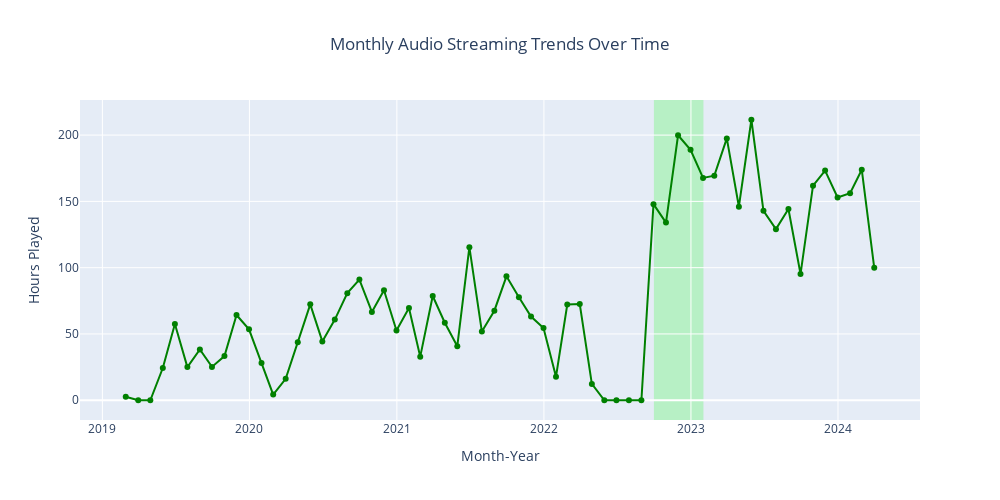

Notebook code for this chart:
### Markdown cell above
#### **Overall Streaming**

### Code cell
# Set 'ts' column as the index
indexed = spotify_data.set_index('ts', inplace=False)

# Resample the data on a monthly basis
streaming_trends = indexed.resample('M').sum()

fig = px.line(streaming_trends, x=streaming_trends.index, y=(streaming_trends['ms_played'] / (1000 * 60 * 60)).round(2),
              labels={'ts': 'Month-Year', 'y': 'Hours Played'},
              title='Monthly Audio Streaming Trends Over Time',
              color_discrete_sequence=['green'], markers=True)

fig.add_vrect(x0="2022-10-01", x1="2023-02-01", 
              fillcolor="rgba(0,255,0,0.2)", 
              layer="below", 
              line_width=0)

fig.update_layout(title=dict(text='Monthly Audio Streaming Trends Over Time', x=0.5),
                  xaxis_title='Month-Year',
                  yaxis_title='Hours Played',
                  width=1000, height=500)
fig.show()

### Figure 1 — Plotly figure (JSON) as saved in the notebook; plotly's stock layout.template omitted (floating-point values rounded to 4 significant figures)
{"data": [{"hovertemplate": "Month-Year=%{x}<br>Hours Played=%{y}<extra></extra>", "legendgroup": "", "line": {"color": "green", "dash": "solid"}, "marker": {"symbol": "circle"}, "mode": "lines+markers", "name": "", "orientation": "v", "showlegend": false, "type": "scatter", "x": ["2019-02-28T00:00:00+00:00", "2019-03-31T00:00:00+00:00", "2019-04-30T00:00:00+00:00", "2019-05-31T00:00:00+00:00", "2019-06-30T00:00:00+00:00", "2019-07-31T00:00:00+00:00", "2019-08-31T00:00:00+00:00", "2019-09-30T00:00:00+00:00", "2019-10-31T00:00:00+00:00", "2019-11-30T00:00:00+00:00", "2019-12-31T00:00:00+00:00", "2020-01-31T00:00:00+00:00", "2020-02-29T00:00:00+00:00", "2020-03-31T00:00:00+00:00", "2020-04-30T00:00:00+00:00", "2020-05-31T00:00:00+00:00", "2020-06-30T00:00:00+00:00", "2020-07-31T00:00:00+00:00", "2020-08-31T00:00:00+00:00", "2020-09-30T00:00:00+00:00", "2020-10-31T00:00:00+00:00", "2020-11-30T00:00:00+00:00", "2020-12-31T00:00:00+00:00", "2021-01-31T00:00:00+00:00", "2021-02-28T00:00:00+00:00", "2021-03-31T00:00:00+00:00", "2021-04-30T00:00:00+00:00", "2021-05-31T00:00:00+00:00", "2021-06-30T00:00:00+00:00", "2021-07-31T00:00:00+00:00", "2021-08-31T00:00:00+00:00", "2021-09-30T00:00:00+00:00", "2021-10-31T00:00:00+00:00", "2021-11-30T00:00:00+00:00", "2021-12-31T00:00:00+00:00", "2022-01-31T00:00:00+00:00", "2022-02-28T00:00:00+00:00", "2022-03-31T00:00:00+00:00", "2022-04-30T00:00:00+00:00", "2022-05-31T00:00:00+00:00", "2022-06-30T00:00:00+00:00", "2022-07-31T00:00:00+00:00", "2022-08-31T00:00:00+00:00", "2022-09-30T00:00:00+00:00", "2022-10-31T00:00:00+00:00", "2022-11-30T00:00:00+00:00", "2022-12-31T00:00:00+00:00", "2023-01-31T00:00:00+00:00", "2023-02-28T00:00:00+00:00", "2023-03-31T00:00:00+00:00", "2023-04-30T00:00:00+00:00", "2023-05-31T00:00:00+00:00", "2023-06-30T00:00:00+00:00", "2023-07-31T00:00:00+00:00", "2023-08-31T00:00:00+00:00", "2023-09-30T00:00:00+00:00", "2023-10-31T00:00:00+00:00", "2023-11-30T00:00:00+00:00", "2023-12-31T00:00:00+00:00", "2024-01-31T00:00:00+00:00", "2024-02-29T00:00:00+00:00", "2024-03-31T00:00:00+00:00"], "xaxis": "x", "y": [2.7, 0, 0, 24.28, 57.45, 25, 38.25, 25.16, 33.32, 64.29, 53.51, 28.17, 4.26, 16.19, 43.82, 72.32, 44.4, 60.85, 80.78, 91.01, 66.64, 82.97, 52.59, 69.65, 32.89, 78.64, 58.49, 40.78, 115.4, 51.79, 67.55, 93.47, 77.76, 63.17, 54.43, 17.76, 72.2, 72.6, 12.35, 0, 0, 0, 0, 147.9, 134.0, 199.9, 189.0, 167.7, 169.4, 197.5, 146.0, 211.6, 142.9, 129.1, 144.2, 95.21, 161.9, 173.3, 152.9, 156.2, 173.9, 99.88], "yaxis": "y"}], "layout": {"height": 500, "legend": {"tracegroupgap": 0}, "shapes": [{"fillcolor": "rgba(0,255,0,0.2)", "layer": "below", "line": {"width": 0}, "type": "rect", "x0": "2022-10-01", "x1": "2023-02-01", "xref": "x", "y0": 0, "y1": 1, "yref": "y domain"}], "title": {"text": "Monthly Audio Streaming Trends Over Time", "x": 0.5}, "width": 1000, "xaxis": {"anchor": "y", "domain": [0, 1], "title": {"text": "Month-Year"}}, "yaxis": {"anchor": "x", "domain": [0, 1], "title": {"text": "Hours Played"}}}}
